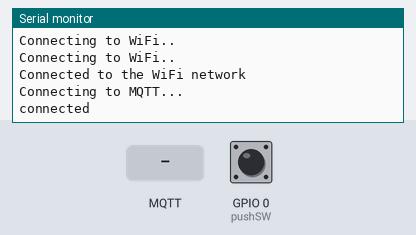
Recording of a sketch running on a simulated ESP8266 (NodeMCU). Parts: the last lines printed to the serial monitor. The inputs (shaded band) are chosen by the test bench; at power-on: GPIO 0 (pushSW) HIGH. WiFi joins after 1.5 s; servers stay silent unless stated; EEPROM starts erased; no MQTT or app messages arrive unless stated.

Above: at 2.7 s.
2.8 s: GPIO 0 (pushSW) pulled LOW for 0.15 s
At 4.4 s:
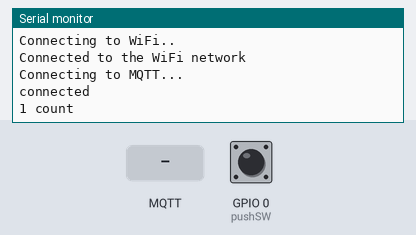
5.4 s: MQTT message "1" arrives on the first subscribed topic
At 6.1 s:
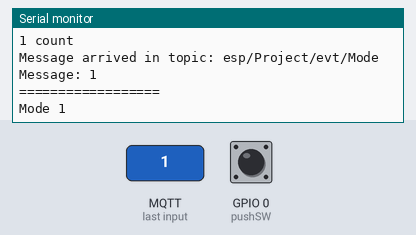
6.9 s: MQTT message "on" arrives on the first subscribed topic
At 7.3 s:
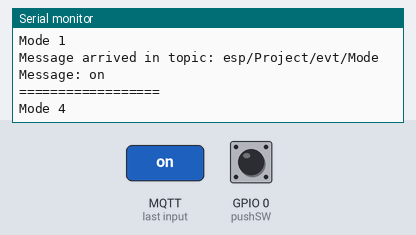
8.4 s: MQTT message "off" arrives on the first subscribed topic
At 9.6 s:
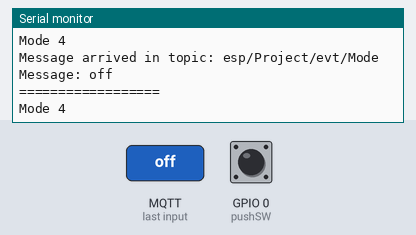
9.9 s: GPIO 0 (pushSW) pulled LOW for 1 s
At 12.2 s:
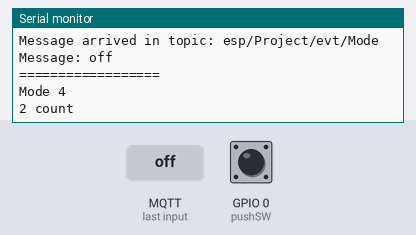

The sketch:

Key.ino
```cpp
/* Board B */

#include <ESP8266WiFi.h>
#include <PubSubClient.h>

#include <ESP8266WebServer.h>
#include <DNSServer.h>
#include <EEPROM.h>
#include <ESP8266mDNS.h>

#define EEPROM_LENGTH 1024

char ssid[30] = "chanan_park";
char password[30] = "19970204";
const char* mqttServer = "54.87.52.22";
const int mqttPort = 1883;

// 초기 value 설정
int count = 0; // 스위치 눌린 횟수 판단 위함
char countString[5]; // 횟수를 publish
const int pushSW = 0; // 로터리 스위치

// Captive Potal 자료형 선언
char eRead[30];
byte len;
bool captive = true;
const byte DNS_PORT = 53;
IPAddress apIP(192, 168, 1, 1);
DNSServer dnsServer;
ESP8266WebServer webServer(80);

WiFiClient espClient;
PubSubClient client(espClient);

String responseHTML = ""
 "<!DOCTYPE html><html><head><title>2016146022</title></head><body><center>"
 "<p>My Car Login System</p>"
 "<form action='/button'>"
 "<p><input type='text' name='ssid' placeholder='CAR_NAME' onblur='this.value=removeSpaces(this.value);'></p>"
 "<p><input type='text' name='password' placeholder='WLAN Password'></p>"
 "<p><input type='submit' value='Submit'></p></form>"
 "<p>You can connect to relay server.</p></center></body>"
 "<script>function removeSpaces(string) {"
 " return string.split(' ').join('');"
 "}</script></html>";

void setup() {
  // put your setup code here, to run once:
  Serial.begin(115200);
  EEPROM.begin(EEPROM_LENGTH);

  ReadString(0, 30);
  if (!strcmp(eRead, "")){
    setup_captive();
  }
  else{
    captive = false;
    strcpy(ssid, eRead);
    ReadString(30, 30);
    strcpy(password, eRead);
    setup_runtime();
  }

}

void setup_runtime(){
  WiFi.mode(WIFI_STA);
  WiFi.begin(ssid, password);
  int i=0;
   while(WiFi.status() != WL_CONNECTED){
    delay(500);
    Serial.println("Connecting to WiFi..");
    if (i++ > 15){
      captive = true;
      setup_captive();
      return;
    }
  }
  Serial.println("Connected to the WiFi network");
  client.setServer(mqttServer, mqttPort);
  client.setCallback(callback);

  while(!client.connected()){
    Serial.println("Connecting to MQTT...");
    if (client.connect("ESP8266_Key")){
      Serial.println("connected");
    }
    else{
      Serial.print("failed with state "); Serial.println(client.state());
      delay(2000);
    }
  }
  // 초기 설정값
  pinMode(pushSW, INPUT_PULLUP);
  attachInterrupt(pushSW, buttonClicked, RISING);
  client.subscribe("esp/Project/evt/Mode");
}

void setup_captive(){
  WiFi.mode(WIFI_AP);
  WiFi.softAPConfig(apIP, apIP, IPAddress(255, 255, 255, 0));
  WiFi.softAP("chananpark");

  dnsServer.start(DNS_PORT, "*", apIP);
  webServer.on("/button", button);
  webServer.onNotFound([](){
    webServer.send(200, "text/html", responseHTML);
  });
  webServer.begin();
  Serial.println("Captive Portal Started");
}

void button(){
 Serial.println("button pressed");
 Serial.println(webServer.arg("ssid"));
 SaveString( 0, (webServer.arg("ssid")).c_str());
 SaveString(30, (webServer.arg("password")).c_str());
 webServer.send(200, "text/plain", "OK");
 ESP.restart();
}

ICACHE_RAM_ATTR void buttonClicked()
{
  count++;
  delay(1000);
  Serial.printf("%d count\n", count);
  dtostrf(count, 2, 0, countString);
  client.publish("cpu/Project/evt/Button", countString);
  if (count == 4){
    count = 0;
  }
}

void loop() {
  // put your main code here, to run repeatedly:
  if (captive){
    dnsServer.processNextRequest();
  }
  webServer.handleClient();
  if (!captive){
    client.loop();
  }
}

void callback(char* topic, byte* payload, unsigned int len){
  Serial.print("Message arrived in topic: ");
  Serial.println(topic);
  Serial.print("Message: ");
  for (int i=0;i<len;i++){
    Serial.print((char)payload[i]);
  }
  Serial.println("");
  Serial.println("==================");
  if ((char)payload[0] == '1') {
    Serial.println("Mode 1");
  }
  else if ((char)payload[0] == '2') {
    Serial.println("Mode 2");
  }
  else if ((char)payload[0] == '3') {
    Serial.println("Mode 3");
  }
  else{
    Serial.println("Mode 4");
  }
}

/* Captive SSID, PW 읽는 과정 */
void SaveString(int startAt, const char* id) {
  for (byte i = 0; i <= strlen(id); i++) {
    EEPROM.write(i + startAt, (uint8_t) id[i]);
  }
  EEPROM.commit();
}

void ReadString(byte startAt, byte bufor) {
  for (byte i = 0; i <= bufor; i++) {
    eRead[i] = (char)EEPROM.read(i + startAt);
  }
  len = bufor;
}
```

Measured:
- after the input at 2.8 s, the serial monitor: prints a new line after 1.2 s (image 1)
- after the input at 5.4 s, the serial monitor: prints a new line at once (image 2)
- after the input at 6.9 s, the serial monitor: prints a new line at once (image 3)
- after the input at 8.4 s, the serial monitor: prints a new line at once (image 4)
- after the input at 9.9 s, the serial monitor: prints a new line after 2.0 s (image 5)
